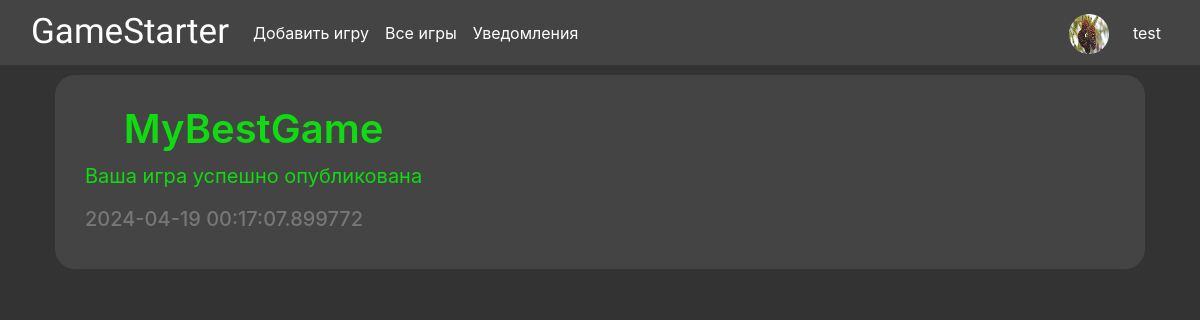
The app's page /notifications (signed in), older data.
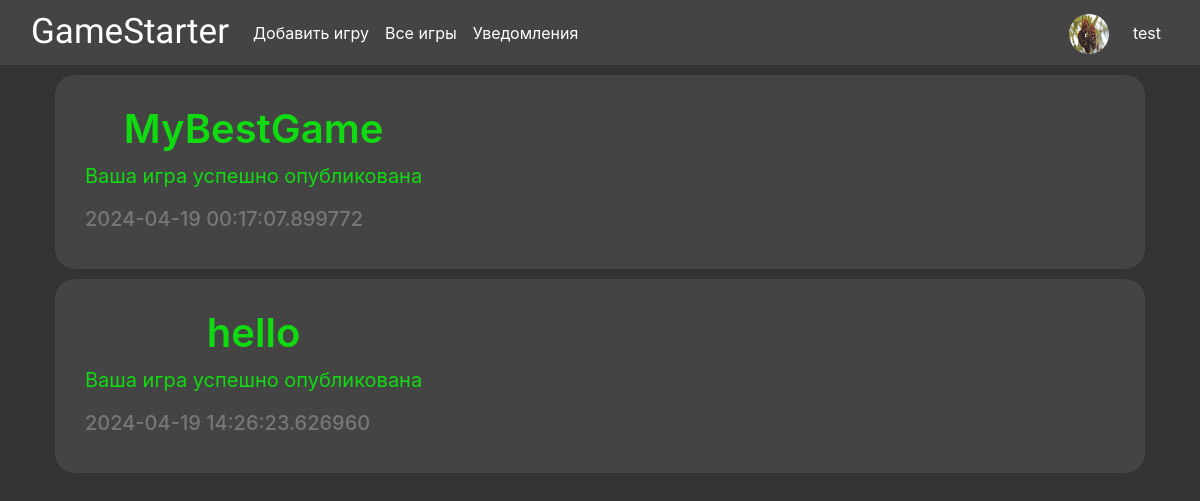
The same page, newer data.
### data/notifications.py (models this page shows)
class Notification(SqlAlchemyBase, SerializerMixin):
    __tablename__ = 'notifications'
    id = sqlalchemy.Column(sqlalchemy.Integer, primary_key=True, autoincrement=True)
    for_user = sqlalchemy.Column(sqlalchemy.Integer, sqlalchemy.ForeignKey('users.id'))
    game_name = sqlalchemy.Column(sqlalchemy.String, sqlalchemy.ForeignKey('games.name'))
    status_nice = sqlalchemy.Column(sqlalchemy.Boolean)
    created_date = sqlalchemy.Column(sqlalchemy.DateTime,
                                     default=datetime.now)
    user = orm.relationship('User')
    game = orm.relationship('Game')

### main.py (the view)
@app.route('/notifications')
def notifications():
    if not current_user.is_authenticated:
        return redirect('/preview')
    notifications = current_user.notifications
    notifications.sort(key=lambda x: x.created_date)
    return render_template('notifications.html', title='Уведомления', notifications=notifications)

### data/db_session.py (called while the page is built)
def create_session() -> Session:
    global __factory
    return __factory()

### main.py (called while the page is built)
@login_manager.user_loader
def load_user(user_id):
    db_sess = db_session.create_session()
    return db_sess.get(User, user_id)

### templates/notifications.html
{% extends "base.html" %}
{% block content %}
{% for notif in notifications %}
    <div class="content">
    <div class="notif-{% if notif.status_nice %}success{% else %}danger{% endif %}" role="alert">
        <h1>{{notif.game_name}}</h1>
        <p>
            {% if notif.status_nice %}
            Ваша игра успешно опубликована
            {% else %}
            Ваша игра отклонена
            {% endif %}
        </p>
        <h2>{{notif.created_date}}</h2>
    </div>
    </div>
{% endfor %}
{% endblock %}

Row changes from the older to the newer data that the page shows:
added Notification: game_name "hello", status_nice "Ваша игра успешно опубликована", created_date "2024-04-19 14:26:23.626960"
